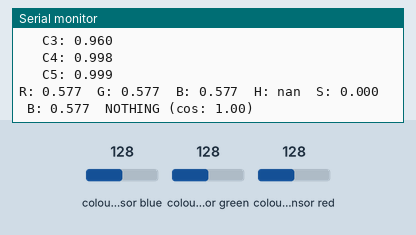
Recording of a sketch running on a simulated Arduino Uno, built with avr-gcc and run on an emulated ATmega328P. Parts: the last lines printed to the serial monitor. The test bench sets the inputs (shaded band); at power-on: colour sensor blue 128, colour sensor green 128, colour sensor red 128.

Above: at 1.4 s.
1.5 s: colour sensor blue set to 5
At 2.1 s:
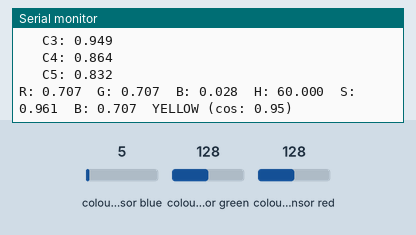
3.7 s: colour sensor green set to 5
At 4.4 s:
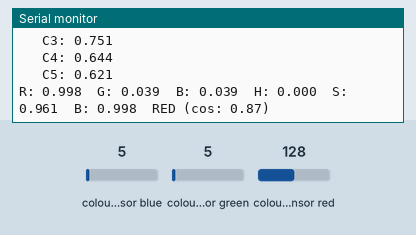
6.0 s: colour sensor blue set to 191
At 6.7 s:
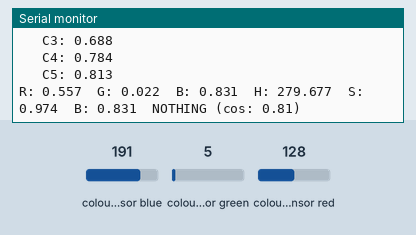
8.2 s: colour sensor green set to 250
At 8.8 s:
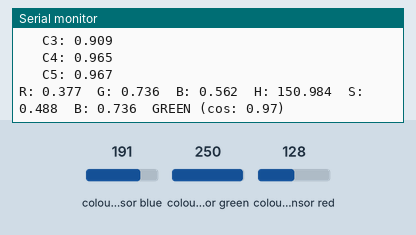
10.5 s: colour sensor red set to 191
At 11.1 s:
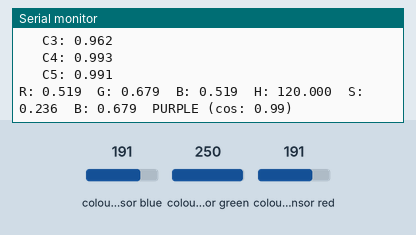
Timing chart, 0 to 13.5 s (numbered marks = the images above; inputs shaded):
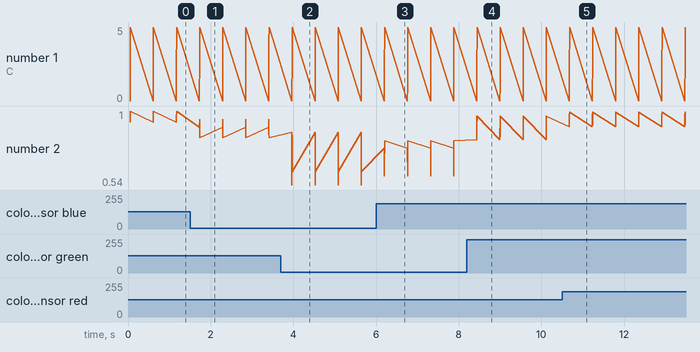

Measured:
- after the input at 1.5 s, the serial monitor: prints a new line after 0.23 s (image 1)
- after the input at 3.7 s, the serial monitor: prints a new line after 0.27 s (image 2)
- after the input at 6.0 s, the serial monitor: prints a new line after 0.20 s (image 3)
- after the input at 8.2 s, the serial monitor: prints a new line after 0.24 s (image 4)
- after the input at 10.5 s, the serial monitor: prints a new line after 0.18 s (image 5)
- plotted number 2: 1 → 0.83 after the input at 1.5 s, 0.83 → 0.62 after the input at 3.7 s, 0.62 → 0.81 after the input at 6.0 s, 0.81 → 0.97 after the input at 8.2 s, 0.97 → 0.99 after the input at 10.5 s

The sketch:

rgbSensor.ino
```cpp
#include <Wire.h>
#include "Adafruit_TCS34725.h"

// Example code for the Adafruit TCS34725 breakout library applied to Skittle colour classification.
// This example uses RGB vectors for classification.  It also converts the RGB vector to a HSB colourspace,
// which is likely more robust for this classification, but does not implement the HSB classification.
// (If you change to HSB, you will likely only need hue and saturation, and not brightness).

// More information:
// Breakout board: https://www.adafruit.com/product/1334
// Library: https://github.com/adafruit/Adafruit_TCS34725
// Installation instructions: https://learn.adafruit.com/adafruit-all-about-arduino-libraries-install-use/how-to-install-a-library


// Initialise TCS24725 with specific int time and gain values
// Note: 2-4 millisecond integration (sampling) times mean we can sample at about 250-500Hz
Adafruit_TCS34725 tcs = Adafruit_TCS34725(TCS34725_INTEGRATIONTIME_2_4MS, TCS34725_GAIN_1X);

/*
 * Global colour sensing variables
 */

#define NUM_COLORS  6

// Skittle colours to indices
#define COL_RED     0
#define COL_GREEN   1
#define COL_ORANGE  2
#define COL_YELLOW  3
#define COL_PURPLE  4
#define COL_NOTHING 5

// Names for colours
#define COLNAME_RED     "RED"
#define COLNAME_GREEN   "GREEN"
#define COLNAME_ORANGE  "ORANGE"
#define COLNAME_YELLOW  "YELLOW"
#define COLNAME_PURPLE  "PURPLE"
#define COLNAME_NOTHING "NOTHING"

// RGB channels in the array
#define CHANNEL_R   0
#define CHANNEL_G   1
#define CHANNEL_B   2

// Training colours (populate these manually, but these vectors must be of unit length (i.e. length 1))
float trainingColors[3][NUM_COLORS];    // 3(rgb) x NUM_COLORS.

// Last read colour
float rNorm = 0.0f;
float gNorm = 0.0f;
float bNorm = 0.0f;
float hue = 0.0f;
float saturation = 0.0f;
float brightness = 0.0f;

// Last classified class
int lastClass = -1;
float lastCosine = 0;

/*
 * Colour sensing
 */
void initializeTrainingColors() {
  // Skittle: red
  trainingColors[CHANNEL_R][COL_RED] = 0.837;
  trainingColors[CHANNEL_G][COL_RED] = 0.418;
  trainingColors[CHANNEL_B][COL_RED] = 0.354;

  // Skittle: green
  trainingColors[CHANNEL_R][COL_GREEN] = 0.496;
  trainingColors[CHANNEL_G][COL_GREEN] = 0.790;
  trainingColors[CHANNEL_B][COL_GREEN] = 0.361;

  // Skittle: orange
  trainingColors[CHANNEL_R][COL_ORANGE] = 0.820;
  trainingColors[CHANNEL_G][COL_ORANGE] = 0.454;
  trainingColors[CHANNEL_B][COL_ORANGE] = 0.349;

  // Skittle: yellow
  trainingColors[CHANNEL_R][COL_YELLOW] = 0.715;
  trainingColors[CHANNEL_G][COL_YELLOW] = 0.615;
  trainingColors[CHANNEL_B][COL_YELLOW] = 0.333;

  // Skittle: purple
  trainingColors[CHANNEL_R][COL_PURPLE] = 0.601;
  trainingColors[CHANNEL_G][COL_PURPLE] = 0.601;
  trainingColors[CHANNEL_B][COL_PURPLE] = 0.526;

  // Nothing
  trainingColors[CHANNEL_R][COL_NOTHING] = 0.577;
  trainingColors[CHANNEL_G][COL_NOTHING] = 0.577;
  trainingColors[CHANNEL_B][COL_NOTHING] = 0.577;
}


void getNormalizedColor() {
  uint16_t r, g, b, c, colorTemp, lux;
  tcs.getRawData(&r, &g, &b, &c);

  float lenVec = sqrt((float)r*(float)r + (float)g*(float)g + (float)b*(float)b);

  // Note: the Arduino only has 2k of RAM, so rNorm/gNorm/bNorm are global variables.
  rNorm = (float)r/lenVec;
  gNorm = (float)g/lenVec;
  bNorm = (float)b/lenVec;

  // Also convert to HSB:
  RGBtoHSV(rNorm, gNorm, bNorm, &hue, &saturation, &brightness);
}


int getColorClass() {
  float distances[NUM_COLORS] = {0.0f};

  // Step 1: Compute the cosine similarity between the query vector and all the training colours.
  for (int i=0; i<NUM_COLORS; i++) {
    // For normalized (unit length) vectors, the cosine similarity is the same as the dot product of the two vectors.
    float cosineSimilarity = rNorm*trainingColors[CHANNEL_R][i] + gNorm*trainingColors[CHANNEL_G][i] + bNorm*trainingColors[CHANNEL_B][i];
    distances[i] = cosineSimilarity;

    // DEBUG: Output cosines
    Serial.print("   C"); Serial.print(i); Serial.print(": "); Serial.println(cosineSimilarity, 3);
  }

  // Step 2: Find the vector with the highest cosine (meaning, the closest to the training color)
  float maxVal = distances[0];
  int maxIdx = 0;
  for (int i=0; i<NUM_COLORS; i++) {
    if (distances[i] > maxVal) {
      maxVal = distances[i];
      maxIdx = i;
    }
  }

  // Step 3: Return the index of the minimum color
  lastCosine = maxVal;
  lastClass = maxIdx;
  return maxIdx;
}


// Convert from colour index to colour name.
void printColourName(int colIdx) {
  switch (colIdx) {
    case COL_RED:
      Serial.print(COLNAME_RED);
      break;
    case COL_GREEN:
      Serial.print(COLNAME_GREEN);
      break;
    case COL_ORANGE:
      Serial.print(COLNAME_ORANGE);
      break;
    case COL_YELLOW:
      Serial.print(COLNAME_YELLOW);
      break;
    case COL_PURPLE:
      Serial.print(COLNAME_PURPLE);
      break;
    case COL_NOTHING:
      Serial.print(COLNAME_NOTHING);
      break;
    default:
      Serial.print("ERROR");
      break;
  }
}

/*
 * Colour converstion
 */

// RGB to HSV.  From https://www.cs.rit.edu/~ncs/color/t_convert.html .
void RGBtoHSV( float r, float g, float b, float *h, float *s, float *v ) {
  float minVal = min(min(r, g), b);
  float maxVal = max(max(r, g), b);
  *v = maxVal;       // v
  float delta = maxVal - minVal;
  if( maxVal != 0 )
    *s = delta / maxVal;   // s
  else {
    // r = g = b = 0    // s = 0, v is undefined
    *s = 0;
    *h = -1;
    return;
  }
  if( r == maxVal )
    *h = ( g - b ) / delta;   // between yellow & magenta
  else if( g == maxVal )
    *h = 2 + ( b - r ) / delta; // between cyan & yellow
  else
    *h = 4 + ( r - g ) / delta; // between magenta & cyan
  *h *= 60;       // degrees
  if( *h < 0 )
    *h += 360;
}


/*
 * Main Arduino functions
 */

void setup(void) {
  Serial.begin(115200);

  // Populate array of training colours for classification.
  initializeTrainingColors();

  if (tcs.begin()) {
    Serial.println("Found sensor");
  } else {
    Serial.println("No TCS34725 found ... check your connections");
    while (1);
  }

  // Now we're ready to get readings!
}

void loop(void) {

  // Step 1: Get normalized colour vector
  getNormalizedColor();
  int colClass = getColorClass();

  // Step 2: Output colour
  Serial.print("R: "); Serial.print(rNorm, 3); Serial.print("  ");
  Serial.print("G: "); Serial.print(gNorm, 3); Serial.print("  ");
  Serial.print("B: "); Serial.print(bNorm, 3); Serial.print("  ");
  Serial.print("H: "); Serial.print(hue, 3); Serial.print("  ");
  Serial.print("S: "); Serial.print(saturation, 3); Serial.print("  ");
  Serial.print("B: "); Serial.print(brightness, 3); Serial.print("  ");

  printColourName(colClass);
  Serial.print(" (cos: "); Serial.print(lastCosine); Serial.print(") ");
  Serial.println("");

  delay(500);

}
```
